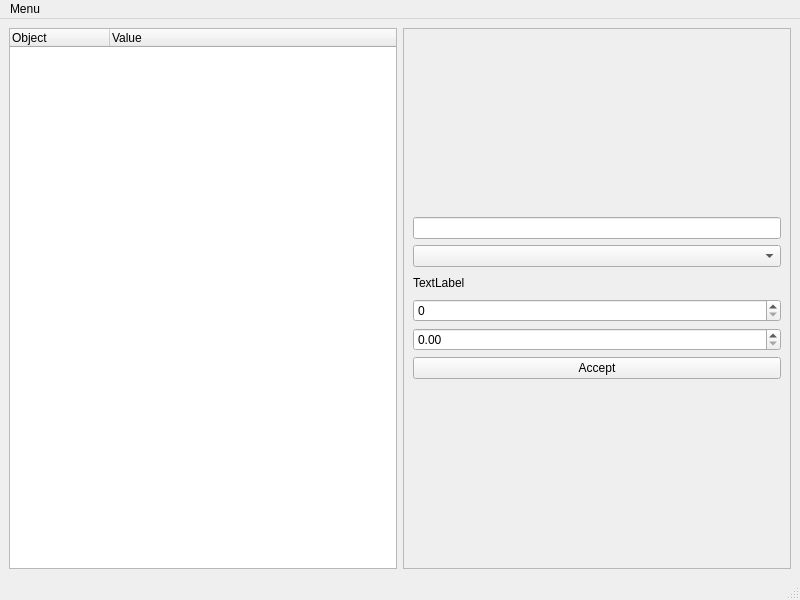
<?xml version="1.0" encoding="UTF-8"?>
<ui version="4.0">
 <class>MainWindow</class>
 <widget class="QMainWindow" name="MainWindow">
  <property name="geometry">
   <rect>
    <x>0</x>
    <y>0</y>
    <width>800</width>
    <height>600</height>
   </rect>
  </property>
  <property name="windowTitle">
   <string>MainWindow</string>
  </property>
  <widget class="QWidget" name="centralwidget">
   <layout class="QGridLayout" name="gridLayout">
    <item row="0" column="0">
     <widget class="QTreeWidget" name="treeWidget">
      <column>
       <property name="text">
        <string>Object</string>
       </property>
      </column>
      <column>
       <property name="text">
        <string>Value</string>
       </property>
      </column>
     </widget>
    </item>
    <item row="0" column="1">
     <widget class="QFrame" name="frame">
      <property name="minimumSize">
       <size>
        <width>350</width>
        <height>0</height>
       </size>
      </property>
      <property name="frameShape">
       <enum>QFrame::StyledPanel</enum>
      </property>
      <property name="frameShadow">
       <enum>QFrame::Raised</enum>
      </property>
      <layout class="QGridLayout" name="gridLayout_2">
       <item row="0" column="0">
        <layout class="QVBoxLayout" name="verticalLayout">
         <item>
          <widget class="QLineEdit" name="path"/>
         </item>
         <item>
          <widget class="QComboBox" name="cb"/>
         </item>
         <item>
          <widget class="QLabel" name="label">
           <property name="sizePolicy">
            <sizepolicy hsizetype="Minimum" vsizetype="Minimum">
             <horstretch>0</horstretch>
             <verstretch>0</verstretch>
            </sizepolicy>
           </property>
           <property name="maximumSize">
            <size>
             <width>16777215</width>
             <height>20</height>
            </size>
           </property>
           <property name="text">
            <string>TextLabel</string>
           </property>
          </widget>
         </item>
         <item>
          <widget class="QSpinBox" name="isb">
           <property name="maximum">
            <number>999999999</number>
           </property>
          </widget>
         </item>
         <item>
          <widget class="QDoubleSpinBox" name="dsb">
           <property name="singleStep">
            <double>0.100000000000000</double>
           </property>
          </widget>
         </item>
         <item>
          <widget class="QPushButton" name="accept">
           <property name="text">
            <string>Accept</string>
           </property>
          </widget>
         </item>
        </layout>
       </item>
      </layout>
     </widget>
    </item>
   </layout>
  </widget>
  <widget class="QMenuBar" name="menubar">
   <property name="geometry">
    <rect>
     <x>0</x>
     <y>0</y>
     <width>800</width>
     <height>22</height>
    </rect>
   </property>
   <widget class="QMenu" name="menuOpen">
    <property name="title">
     <string>Menu</string>
    </property>
    <addaction name="actionOpen"/>
    <addaction name="actionSave"/>
   </widget>
   <addaction name="menuOpen"/>
  </widget>
  <widget class="QStatusBar" name="statusbar"/>
  <action name="actionOpen">
   <property name="text">
    <string>Open</string>
   </property>
  </action>
  <action name="actionSave">
   <property name="text">
    <string>Save</string>
   </property>
  </action>
 </widget>
 <resources/>
 <connections/>
</ui>
